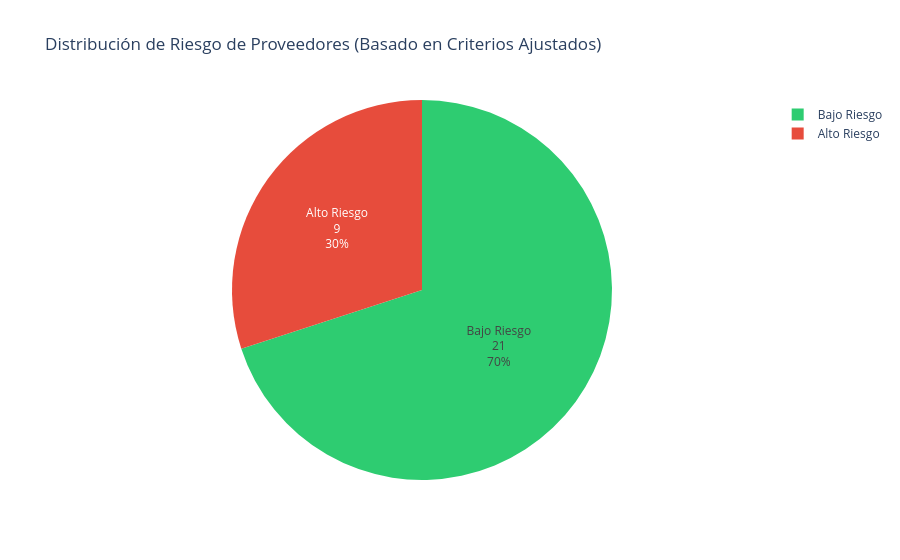

Notebook cell for this chart:
### Markdown cell above
## 4️⃣ Crear Variable Target - Clasificar Proveedores en Categorías de Riesgo

### 🎯 ¿Qué es la "Variable Target"?

Es la variable que queremos **predecir**. En este caso: ¿Es este proveedor **ALTO RIESGO** o **BAJO RIESGO**?

- **0 = BAJO RIESGO**: Proveedor confiable, podemos ordenar sin preocupación
- **1 = ALTO RIESGO**: Proveedor problemático, requiere monitoring/alternativas

### 📊 Criterios de Riesgo Basados en Industria Real

**Industria retail/manufacturing espera estos estándares:**

| Métrica | Umbral Bajo Riesgo | Umbral Alto Riesgo | Justificación Negocio |
|---------|------------------|-------------------|----------------------|
| **on_time_rate** | ≥ 90% | < 25% | OTIF 95% es estándar retail; <25% es crítico |
| **delay_rate** | ≤ 15% | > 40% | >40% retrasadas disrumpen planificación |
| **cv_lead_time** | ≤ 0.40 | > 0.45 | cv > 0.4 requiere más safety stock |
| **total_orders** | ≥ 30 | < 50 | <50 órdenes = sin historial confiable |

### 💡 Casos de Uso - Cómo se Usa esta Clasificación

#### Caso 1: **Auditoría y Mejora Operacional**
```
Proveedor LOC-021 (ALTO RIESGO detectado):
  on_time_rate: 20% (BAJO)
  delay_rate: 40% (ALTO)
  cv_lead_time: 0.45 (ALTO)
  total_orders: 280 (SUFICIENTE)

Acción → Auditoría operacional:
  1. Visita a planta para entender problemas de capacidad/calidad
  2. Definir plan de mejora (objetivo: on_time_rate 90% en 6 meses)
  3. Implementar KPI tracking semanal
  4. Penalizaciones en contrato si no mejora
  
Resultado esperado: Reducir delay_rate de 40% → 15%
```

#### Caso 2: **Decisión de Sourcing - Seleccionar Proveedor Alternativo**
```
Comparar 3 proveedores para nueva categoría de producto:

Proveedor A (BAJO RIESGO):
  on_time_rate: 94%, delay_rate: 6%, cv: 0.32
  Recomendación: ✅ SELECCIONAR - confiable para volúmenes altos

Proveedor B (RIESGO MEDIO):
  on_time_rate: 78%, delay_rate: 22%, cv: 0.48
  Recomendación: ⚠️ SECUNDARIO - solo si A falla

Proveedor C (ALTO RIESGO):
  on_time_rate: 15%, delay_rate: 65%, cv: 0.55
  Recomendación: ❌ NO USAR - riesgo de disrupciones críticas
```

#### Caso 3: **Segmentación para Estrategia Diferenciada**

```
BAJO RIESGO → Estrategia de Crecimiento
  • Aumentar volúmenes
  • Productos de mayor margen
  • Relación contractual a largo plazo (3-5 años)
  • Descuentos por volumen

ALTO RIESGO → Estrategia de Control
  • Reducir volúmenes o eliminar
  • Solo productos no críticos
  • Contracts cortos (6-12 meses) con cláusulas de salida
  • Penalizaciones por incumplimiento
  • Evaluar alternativas en paralelo
```

### ⚡ Decisiones Diseño Importantes

**¿Por qué estos umbrales específicos?**

1. **on_time_rate < 25%**: No <25% pero <90%
   - Retail espera OTIF 95%+. <25% es crítico (casi todos los pedidos llegan tarde)
   - Ajustado por: tracking parcial (~12%), no estamos siendo muy estrictos

2. **delay_rate > 40%**: >40% de rastreadas retrasadas
   - >40% retrasadas = planificación es imposible
   - Impacta OTIF de toda la cadena

3. **cv_lead_time > 0.45**: Mayor variabilidad en lead times
   - cv > 0.4 = impredecible. Requiere 20-30% más safety stock
   - Costo anual de inventario: ≈ 10-15% del valor del producto

4. **total_orders < 50**: Historial insuficiente
   - <50 órdenes = sin patrón confiable
   - Equivale a <2 meses de datos (nuevo proveedor)

### Code cell
# ===== DEFINIR RIESGO CON CRITERIOS DE NEGOCIO REALES =====
# Ajustado por cobertura parcial de tracking (solo ~12% de órdenes tienen eventos)

print("🎯 Definiendo criterios de riesgo...")
print("\n📋 Criterios de clasificación (ajustados por tracking parcial):\n")

criteria = {
    'on_time_rate < 0.25': '❌ Si entrega <25% a tiempo de rastreadas = CRÍTICO',
    'delay_rate > 0.40': '❌ Si >40% de rastreadas retrasadas = RIESGO ALTO',
    'cv_lead_time > 0.45': '❌ Si lead time muy variable (cv>0.45) = RIESGO',
    'total_orders < 50': '⚠️ Si <50 órdenes = historial insuficiente',
}

for criterion, desc in criteria.items():
    print(f"  {desc}")

print("\nℹ️ NOTA SOBRE LOS DATOS:")
print("  - Tracking coverage: ~11.8% de órdenes tienen eventos de transporte")
print("  - En producción: buscamos que >90% tengan tracking")
print("  - Los criterios se ajustan para reflejar datos parciales")

# Aplicar criterios RELAJADOS debido a cobertura de tracking limitada
df_features['is_high_risk'] = (
    (df_features['on_time_rate'] < 0.25) |      # Muy bajo on-time de las rastreadas
    (df_features['delay_rate'] > 0.40) |        # >40% retrasadas de las rastreadas
    (df_features['cv_lead_time'] > 0.45) |      # Lead time muy variable
    (df_features['total_orders'] < 50)          # Muy pocas órdenes
).astype(int)

# Distribución de target
risk_distribution = df_features['is_high_risk'].value_counts()
print("\n🎯 Distribución de Riesgo en Dataset:")
print(f"   - Bajo Riesgo (0): {risk_distribution.get(0, 0)} proveedores ({risk_distribution.get(0, 0) / len(df_features) * 100:.1f}%)")
print(f"   - Alto Riesgo (1): {risk_distribution.get(1, 0)} proveedores ({risk_distribution.get(1, 0) / len(df_features) * 100:.1f}%)")

# Mostrar ejemplos de cada categoría
low_risk_count = risk_distribution.get(0, 0)
high_risk_count = risk_distribution.get(1, 0)

if low_risk_count > 0:
    print("\n✅ EJEMPLOS DE BAJO RIESGO (proveedores confiables):")
    low_risk = df_features[df_features['is_high_risk'] == 0].nlargest(min(3, low_risk_count), 'on_time_rate')
    display(low_risk[['location_id', 'on_time_rate', 'delay_rate', 'cv_lead_time', 'total_orders', 'is_high_risk']])

if high_risk_count > 0:
    print("\n❌ EJEMPLOS DE ALTO RIESGO (proveedores problemáticos):")
    high_risk = df_features[df_features['is_high_risk'] == 1].nsmallest(min(3, high_risk_count), 'on_time_rate')
    display(high_risk[['location_id', 'on_time_rate', 'delay_rate', 'cv_lead_time', 'total_orders', 'is_high_risk']])

# Visualizar balance
if len(risk_distribution) == 2:
    fig = px.pie(
        values=risk_distribution.values,
        names=['Bajo Riesgo', 'Alto Riesgo'],
        title="Distribución de Riesgo de Proveedores (Basado en Criterios Ajustados)",
        color_discrete_sequence=['#2ecc71', '#e74c3c'],  # Verde-Rojo
        labels={'value': 'Cantidad'}
    )
    fig.update_traces(textposition='inside', textinfo='label+percent+value')
    fig.show()
else:
    print("\n⚠️ Distribución desbalanceada - usando barplot en su lugar")
    risk_counts = df_features['is_high_risk'].value_counts().sort_index()
    fig = px.bar(
        x=['Bajo Riesgo', 'Alto Riesgo'][:len(risk_counts)],
        y=risk_counts.values,
        title="Distribución de Riesgo de Proveedores",
        color=['#2ecc71', '#e74c3c'][:len(risk_counts)],
        labels={'x': 'Categoría de Riesgo', 'y': 'Cantidad'},
        text='y'
    )
    fig.update_traces(textposition='outside')
    fig.show()

### Figure 1 — Plotly figure (JSON) as saved in the notebook; plotly's stock layout.template omitted (floating-point values rounded to 4 significant figures)
{"data": [{"domain": {"x": [0, 1], "y": [0, 1]}, "hovertemplate": "label=%{label}<br>value=%{value}<extra></extra>", "labels": ["Bajo Riesgo", "Alto Riesgo"], "legendgroup": "", "name": "", "showlegend": true, "textinfo": "label+percent+value", "textposition": "inside", "type": "pie", "values": [21, 9]}], "layout": {"legend": {"tracegroupgap": 0}, "piecolorway": ["#2ecc71", "#e74c3c"], "title": {"text": "Distribución de Riesgo de Proveedores (Basado en Criterios Ajustados)"}}}
